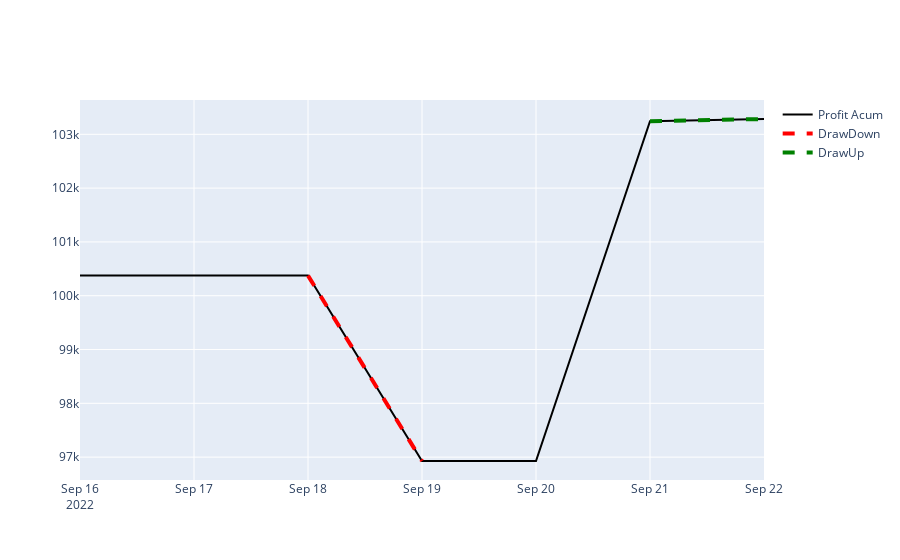

This figure's notebook cell:
### Code cell
vs.grafica_2(dta.mtm)

### Figure 1 — Plotly figure (JSON) as saved in the notebook; plotly's stock layout.template omitted (floating-point values rounded to 4 significant figures)
{"data": [{"line": {"color": "black"}, "mode": "lines", "name": "Profit Acum", "type": "scatter", "x": ["2022-09-16T00:00:00", "2022-09-18T00:00:00", "2022-09-19T00:00:00", "2022-09-20T00:00:00", "2022-09-21T00:00:00", "2022-09-22T00:00:00"], "y": [100400.0, 100400.0, 96930.0, 96930.0, 103200.0, 103300.0]}, {"line": {"color": "red", "dash": "dash", "width": 4}, "mode": "lines", "name": "DrawDown", "type": "scatter", "x": ["2022-09-18", "2022-09-19"], "y": [100374, 96928]}, {"line": {"color": "green", "dash": "dash", "width": 4}, "mode": "lines", "name": "DrawUp", "type": "scatter", "x": ["2022-09-21", "2022-09-22"], "y": [103244, 103284]}], "layout": {}}
